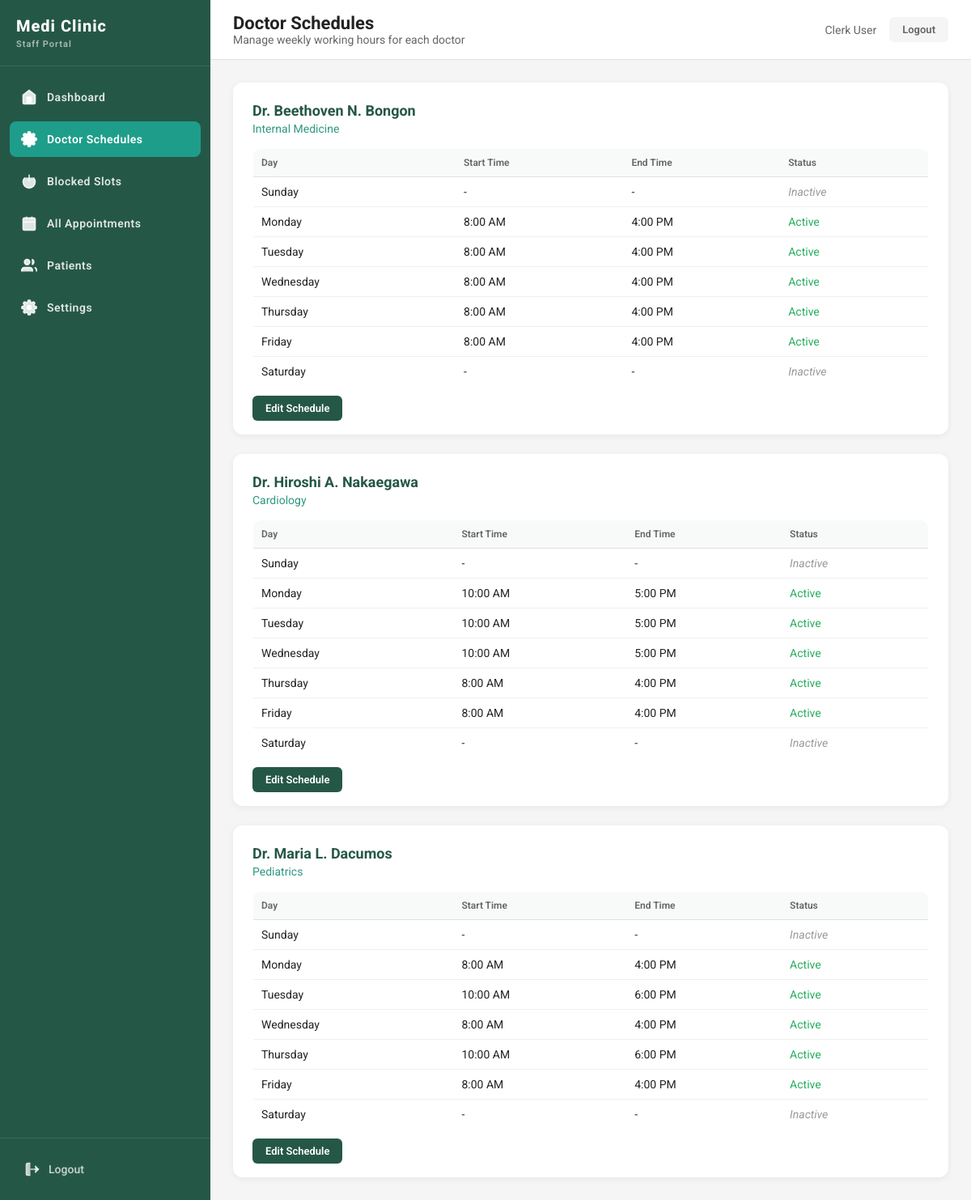
Page /Appointment_System_Clinic-main/clerk/schedules.php (signed in) on the committed database.
### tables this page shows
CREATE TABLE `users` (
  `id` int(11) NOT NULL,
  `username` varchar(50) NOT NULL,
  `password` varchar(255) NOT NULL,
  `email` varchar(100) NOT NULL,
  `full_name` varchar(100) NOT NULL,
  `role` enum('patient','doctor','clerk') NOT NULL,
  `phone` varchar(20) DEFAULT NULL,
  `specialization` varchar(100) DEFAULT NULL,
  `email_notifications` tinyint(1) DEFAULT 1,
  `created_at` timestamp NOT NULL DEFAULT current_timestamp(),
  `updated_at` timestamp NOT NULL DEFAULT current_timestamp() ON UPDATE current_timestamp()
);

CREATE TABLE `doctors` (
  `id` int(11) NOT NULL,
  `user_id` int(11) NOT NULL,
  `bio` text DEFAULT NULL,
  `photo` varchar(255) DEFAULT NULL
);

CREATE TABLE `doctor_schedules` (
  `id` int(11) NOT NULL,
  `doctor_id` int(11) NOT NULL,
  `day_of_week` tinyint(4) NOT NULL,
  `start_time` time NOT NULL,
  `end_time` time NOT NULL,
  `is_active` tinyint(1) DEFAULT 1
);

### Appointment_System_Clinic-main/includes/auth.php (called while the page is built, shortened)
<?php
function isLoggedIn() {
    return isset($_SESSION['user_id']) && isset($_SESSION['role']);
}
function getCurrentUser() {
    return dbFetch("SELECT * FROM users WHERE id = ?", [$_SESSION['user_id']]);
}

### Appointment_System_Clinic-main/includes/db.php (called while the page is built, shortened)
<?php
function getDB() {
    static $pdo = null;
    if ($pdo === null) {
        try {
            $dsn = "mysql:host=" . DB_HOST . ";dbname=" . DB_NAME . ";charset=utf8mb4";
            $pdo = new PDO($dsn, DB_USER, DB_PASS, [
                PDO::ATTR_ERRMODE => PDO::ERRMODE_EXCEPTION,
                PDO::ATTR_DEFAULT_FETCH_MODE => PDO::FETCH_ASSOC,
                PDO::ATTR_EMULATE_PREPARES => false
            ]);
        } catch (PDOException $e) {
            error_log("Database connection error: " . $e->getMessage());
            die("Database connection failed. Please contact support.");
        }
    }
    return $pdo;
}
function dbQuery($sql, $params = []) {
    $pdo = getDB();
    $stmt = $pdo->prepare($sql);
    $stmt->execute($params);
    return $stmt;
}
function dbFetch($sql, $params = []) {
    $stmt = dbQuery($sql, $params);
    return $stmt->fetch();
}
function dbFetchAll($sql, $params = []) {
    $stmt = dbQuery($sql, $params);
    return $stmt->fetchAll();
}

### Appointment_System_Clinic-main/includes/functions.php (called while the page is built, shortened)
<?php
require_once __DIR__ . '/db.php';
function getDoctors($specialty = null) {
    return dbFetchAll("
        SELECT u.*, d.bio, d.photo
        FROM users u
        JOIN doctors d ON d.user_id = u.id
        WHERE u.role = 'doctor'
        ORDER BY u.full_name
    ");
}

### Appointment_System_Clinic-main/clerk/schedules.php (the view, shortened to what this page needs)
<?php
require_once __DIR__ . '/../includes/db.php';
require_once __DIR__ . '/../includes/functions.php';
require_once __DIR__ . '/../includes/auth.php';
$doctors = getDoctors();
$dayNames = ['Sunday', 'Monday', 'Tuesday', 'Wednesday', 'Thursday', 'Friday', 'Saturday'];
?>
<!doctype html>
<html lang="en">
<head>
  <link rel="stylesheet" href="../style.css">
  <link rel="stylesheet" href="../panel.css">
</head>
<body>
<?php include __DIR__ . '/sidebar.php'; ?>
<main class="panel-main">
  <div class="panel-header">
    <div>
      <h1>Doctor Schedules</h1>
      <p class="page-subtitle">Manage weekly working hours for each doctor</p>
    </div>
    <div class="panel-user">
      <span><?= htmlspecialchars($user['full_name']) ?></span>
      <a href="../logout.php" class="btn-logout">Logout</a>
    </div>
  </div>
  <div class="panel-content">
    <div class="doctor-schedule-grid">
      <?php foreach ($doctors as $doctor): ?>
      <div class="doctor-schedule-card">
        <div class="doctor-name"><?= htmlspecialchars($doctor['full_name']) ?></div>
        <div class="doctor-specialty"><?= htmlspecialchars($doctor['specialization']) ?></div>
        <table class="schedule-table">
          <thead>
            <tr>
              <th>Day</th>
              <th>Start Time</th>
              <th>End Time</th>
              <th>Status</th>
            </tr>
          </thead>
          <tbody>
            <?php for ($d = 0; $d < 7; $d++):
              $schedule = dbFetch("
                SELECT * FROM doctor_schedules
                WHERE doctor_id = ? AND day_of_week = ?
              ", [$doctor['id'], $d]);
            ?>
            <tr>
              <td><?= $dayNames[$d] ?></td>
              <td><?= $schedule ? date('g:i A', strtotime($schedule['start_time'])) : '-' ?></td>
              <td><?= $schedule ? date('g:i A', strtotime($schedule['end_time'])) : '-' ?></td>
              <td class="<?= $schedule && $schedule['is_active'] ? 'schedule-active' : 'schedule-inactive' ?>">
                <?= $schedule && $schedule['is_active'] ? 'Active' : 'Inactive' ?>
              </td>
            </tr>
            <?php endfor; ?>
          </tbody>
        </table>
        <div style="margin-top: 16px;">
          <a href="schedule-edit.php?doctor=<?= $doctor['id'] ?>" class="btn-edit">Edit Schedule</a>
        </div>
      </div>
      <?php endforeach; ?>
    </div>
  </div>
</main>
</body>
</html>

### Appointment_System_Clinic-main/style.css (style rules this page uses)
*, *::before, *::after { box-sizing: border-box; margin: 0; padding: 0; }
:root { --nav-bg: #255747; --nav-btn: #1b3a2d; --teal-light: #4db8a8; --teal-mid: #2e9880; --navy: #1d3a5c; --form-bg: #c8e8df; --form-card-bg: #daf0e9; --footer-bg: #1a1e2e; --btn-dark: #1d3a4a; --progress-active: #2e9880; --progress-done: #3aad96; --progress-idle: #b8d8d2; --text: #222; --muted: #666; --border: #ccc; --white: #fff; }
html { scroll-behavior: smooth; }
body { font-family: 'Roboto', 'Segoe UI', Arial, sans-serif; color: var(--text); background: #fff; }
a { text-decoration: none; color: inherit; }
.schedule-table { border: 1px solid #ddd; border-radius: 10px; overflow: hidden; width: 100%; }

### Appointment_System_Clinic-main/panel.css (style rules this page uses)
*, *::before, *::after { box-sizing: border-box; margin: 0; padding: 0; }
:root { --sidebar-bg: #255747; --sidebar-active: #1e9e8a; --sidebar-hover: rgba(255,255,255,0.08); --sidebar-text: rgba(255,255,255,0.85); --sidebar-width: 220px; --sidebar-collapsed: 64px; --topbar-bg: #f5f5f5; --teal: #1e9e8a; --teal-dark: #198374; --red: #fa7070; --red-dark: #e05050; --text: #222; --muted: #666; --border: #e0e0e0; --white: #fff; --cal-available: #1e9e8a; --cal-unavailable: #fa7070; }
html, body { height: 100%; font-family: 'Roboto', 'Segoe UI', Arial, sans-serif; color: var(--text); background: #fff; }
a { text-decoration: none; color: inherit; }
.panel-main { margin-left: var(--sidebar-width); flex: 1; transition: margin-left 0.25s ease; min-height: 100vh; display: flex; flex-direction: column; }
.panel-content { padding: 32px 28px; flex: 1; }
.panel-main { margin-left: 260px; min-height: 100vh; background: #f5f5f5; display: flex; flex-direction: column; }
.panel-header { background: #fff; border-bottom: 1px solid #e0e0e0; padding: 16px 28px; display: flex; justify-content: space-between; align-items: center; position: sticky; top: 0; z-index: 50; }
.panel-header h1 { font-size: 22px; font-weight: 700; color: #222; }
.panel-user { display: flex; align-items: center; gap: 16px; }
.panel-user span { font-size: 14px; color: #666; }
.panel-user .btn-logout { padding: 8px 16px; background: #f5f5f5; color: #666; border-radius: 6px; font-size: 13px; font-weight: 600; text-decoration: none; }
.panel-content { padding: 28px; flex: 1; }

### Appointment_System_Clinic-main/clerk/schedules.php (style rules this page uses)
.page-subtitle { font-size: 14px; color: #666; }
.doctor-schedule-grid { display: grid; gap: 24px; }
.doctor-schedule-card { background: #fff; border-radius: 12px; padding: 24px; box-shadow: 0 2px 8px rgba(0,0,0,.06); }
.doctor-name { font-size: 18px; font-weight: 700; color: var(--nav-bg); margin-bottom: 4px; }
.doctor-specialty { font-size: 14px; color: var(--teal-mid); margin-bottom: 16px; }
.schedule-table { width: 100%; border-collapse: collapse; }
.schedule-table th { text-align: left; padding: 10px; font-size: 12px; font-weight: 600; color: #666; background: #f8faf9; border-bottom: 1px solid #e0e0e0; }
.schedule-table td { padding: 10px; font-size: 14px; border-bottom: 1px solid #f0f0f0; }
.schedule-table tr:last-child td { border-bottom: none; }
.schedule-inactive { color: #999; font-style: italic; }
.schedule-active { color: #27ae60; }
.btn-edit { padding: 8px 16px; background: var(--nav-bg); color: #fff; border: none; border-radius: 6px; font-size: 13px; font-weight: 600; cursor: pointer; text-decoration: none; }

### rows in the picture
users: full_name "Clerk User"
doctors: user.full_name "Dr. Beethoven N. Bongon", user.specialization "Internal Medicine", d "Sunday", d "Saturday"
doctor_schedules: d "Monday", start_time "8:00 AM", end_time "4:00 PM", is_active "Active"
doctor_schedules: d "Tuesday", start_time "8:00 AM", end_time "4:00 PM", is_active "Active"
doctor_schedules: d "Wednesday", start_time "8:00 AM", end_time "4:00 PM", is_active "Active"
doctor_schedules: d "Thursday", start_time "8:00 AM", end_time "4:00 PM", is_active "Active"
doctor_schedules: d "Friday", start_time "8:00 AM", end_time "4:00 PM", is_active "Active"
doctors: user.full_name "Dr. Hiroshi A. Nakaegawa", user.specialization "Cardiology", d "Sunday", d "Saturday"
doctor_schedules: d "Monday", start_time "10:00 AM", end_time "5:00 PM", is_active "Active"
doctor_schedules: d "Tuesday", start_time "10:00 AM", end_time "5:00 PM", is_active "Active"
doctor_schedules: d "Wednesday", start_time "10:00 AM", end_time "5:00 PM", is_active "Active"
doctor_schedules: d "Thursday", start_time "8:00 AM", end_time "4:00 PM", is_active "Active"
doctor_schedules: d "Friday", start_time "8:00 AM", end_time "4:00 PM", is_active "Active"
doctors: user.full_name "Dr. Maria L. Dacumos", user.specialization "Pediatrics", d "Sunday", d "Saturday"
doctor_schedules: d "Monday", start_time "8:00 AM", end_time "4:00 PM", is_active "Active"
doctor_schedules: d "Tuesday", start_time "10:00 AM", end_time "6:00 PM", is_active "Active"
doctor_schedules: d "Wednesday", start_time "8:00 AM", end_time "4:00 PM", is_active "Active"
doctor_schedules: d "Thursday", start_time "10:00 AM", end_time "6:00 PM", is_active "Active"
doctor_schedules: d "Friday", start_time "8:00 AM", end_time "4:00 PM", is_active "Active"
